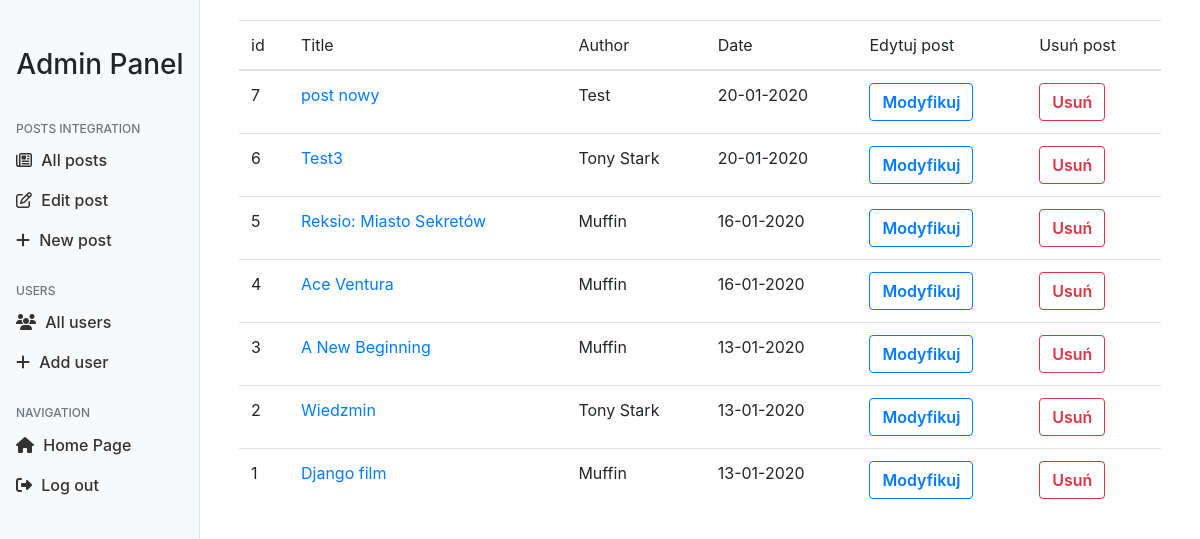
The app's page /admin/modify (signed in), older data.
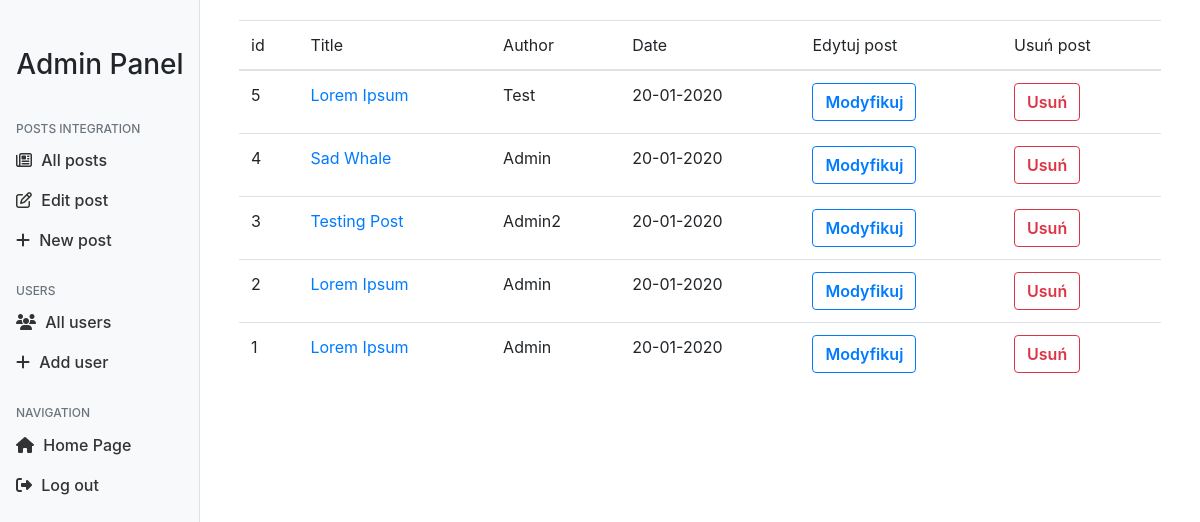
The same page, newer data.
### project/model.py (models this page shows, shortened)
class Post(db.Model):
    id = db.Column(db.Integer, primary_key=True)
    image_file = db.Column(db.String(30), nullable=False)
    title = db.Column(db.String(100), nullable=False)
    content = db.Column(db.Text, nullable=False)
    author = db.Column(db.String(20), nullable=False, default='Admin')
    date_posted = db.Column(db.DateTime, nullable=False,
                            default=datetime.utcnow)

### project/routes.py (the view)
@app.route('/admin/modify', methods=['GET', 'POST'])
@login_required
def modify():
    if current_user.permissions == 'admin':
        form = LoginForm()
        posts = Post.query.order_by(desc(Post.date_posted)).all()
        return render_template("admin_panel/modify_posts.html", posts=posts, form=form)
    else:
        return redirect('/')

### project/model.py (called while the page is built)
@login.user_loader
def load_user(id):
    return User.query.get(int(id))

### project/templates/admin_panel/modify_posts.html (shortened to what this page needs)
{% extends "admin_panel/panel.html" %}
{% block body %}
<div class="container">
    <table class="table table-hover">
        <tr>
            <th scope="col">id</th>
            <th scope="col">Title</th>
            <th scope="col">Author</th>
            <th scope="col">Date</th>
            <th scope="col">Edytuj post</th>
            <th scope="col">Usuń post</th>
        </tr>
        <tbody>
            {% for post in posts%}
            <tr>
                <th scope="row">{{post.id}}</th>
                <td><a href="../../../post/more/{{post.id}}">{{post.title}}</a> </td>
                <td>{{post.author}}</td>
                <td>{{post.date_posted.strftime('%d-%m-%Y')}}</td>
                <td><a href="../../../post/edit/{{post.id}}" class="btn btn-outline-primary">Modyfikuj</a></td>
                <td><a href="../../../post/delete/{{post.id}}" class="btn btn-outline-danger">Usuń</a></td>
            </tr>
            {% endfor %}
    </table>
</div>
{% endblock body %}

Row changes from the older to the newer data that the page shows:
removed Post: id "7", title "post nowy", author "Test", date_posted "20-01-2020"
removed Post: id "6", title "Test3", author "Tony Stark", date_posted "20-01-2020"
changed Post id 5: title "Reksio: Miasto Sekretów" → "Lorem Ipsum"; author "Muffin" → "Test"; date_posted "16-01-2020" → "20-01-2020"
changed Post id 4: title "Ace Ventura" → "Sad Whale"; author "Muffin" → "Admin"; date_posted "16-01-2020" → "20-01-2020"
changed Post id 3: title "A New Beginning" → "Testing Post"; author "Muffin" → "Admin2"; date_posted "13-01-2020" → "20-01-2020"
changed Post id 2: title "Wiedzmin" → "Lorem Ipsum"; author "Tony Stark" → "Admin"; date_posted "13-01-2020" → "20-01-2020"
changed Post id 1: title "Django film" → "Lorem Ipsum"; author "Muffin" → "Admin"; date_posted "13-01-2020" → "20-01-2020"
